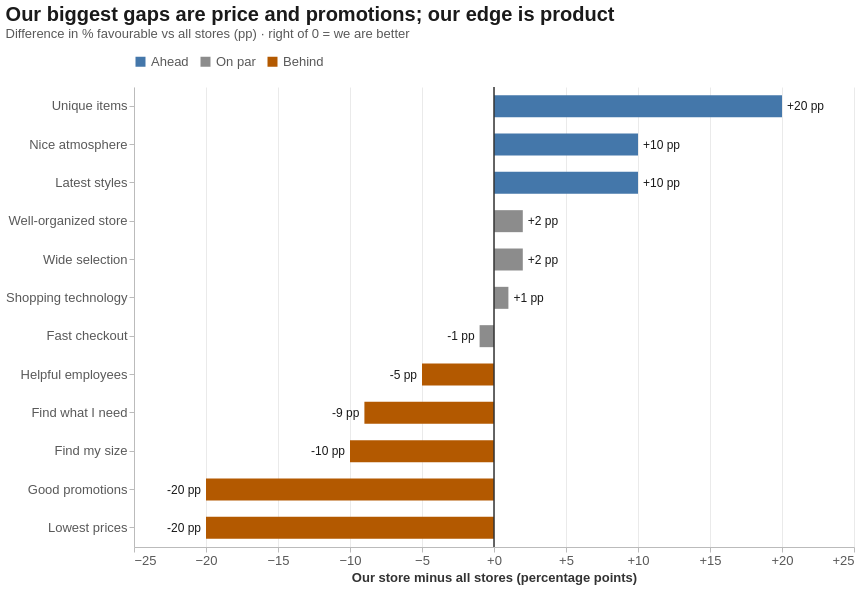

The specification (Vega-Lite) saved for this image:
### Vega-Lite specification from a JSON file in a GitHub repository (floating-point values rounded to 4 significant figures)
{"config": {"view": {"continuousWidth": 300, "continuousHeight": 300, "strokeWidth": 0}, "axis": {"domainColor": "#BBBBBB", "gridColor": "#DDDDDD", "gridOpacity": 0.6, "labelColor": "#595959", "labelFontSize": 13, "labelLimit": 260, "tickColor": "#BBBBBB", "titleColor": "#333333", "titleFontSize": 13}, "font": "Arial, Liberation Sans, Helvetica, sans-serif", "legend": {"labelColor": "#595959", "labelFontSize": 13, "labelLimit": 260, "orient": "top", "titleColor": "#333333", "titleFontSize": 13}, "title": {"anchor": "start", "color": "#1A1A1A", "fontSize": 20, "fontWeight": 600, "offset": 14, "subtitleColor": "#595959", "subtitleFontSize": 13}}, "layer": [{"data": {"name": "data-88696b2f0491eb5209e8410548695729"}, "mark": {"type": "bar", "height": 22}, "encoding": {"color": {"field": "status", "scale": {"domain": ["Ahead", "On par", "Behind"], "range": ["#4477AA", "#8C8C8C", "#B35900"]}, "sort": ["Ahead", "On par", "Behind"], "title": null, "type": "nominal"}, "tooltip": [{"field": "attribute_full", "title": "Attribute", "type": "nominal"}, {"field": "gap_text", "title": "Gap", "type": "nominal"}, {"field": "our", "format": ".0%", "title": "Our store", "type": "quantitative"}, {"field": "all_stores", "format": ".0%", "title": "All stores", "type": "quantitative"}], "x": {"axis": {"format": "+d", "values": [-25, -20, -15, -10, -5, 0, 5, 10, 15, 20, 25]}, "field": "gap_pp", "scale": {"domain": [-25, 25]}, "title": "Our store minus all stores (percentage points)", "type": "quantitative"}, "y": {"field": "label", "sort": ["Unique items", "Nice atmosphere", "Latest styles", "Well-organized store", "Wide selection", "Shopping technology", "Fast checkout", "Helpful employees", "Find what I need", "Find my size", "Good promotions", "Lowest prices"], "title": null, "type": "nominal"}}}, {"data": {"name": "data-d285a7403ed98ae579761d64a864032b"}, "mark": {"type": "rule", "color": "#333333", "strokeWidth": 1.5}, "encoding": {"x": {"field": "x", "type": "quantitative"}}}, {"data": {"name": "data-88696b2f0491eb5209e8410548695729"}, "mark": {"type": "text", "align": "left", "color": "#1A1A1A", "dx": 5, "fontSize": 12}, "encoding": {"text": {"field": "gap_text", "type": "nominal"}, "tooltip": [{"field": "attribute_full", "title": "Attribute", "type": "nominal"}, {"field": "gap_text", "title": "Gap", "type": "nominal"}, {"field": "our", "format": ".0%", "title": "Our store", "type": "quantitative"}, {"field": "all_stores", "format": ".0%", "title": "All stores", "type": "quantitative"}], "x": {"axis": {"format": "+d", "values": [-25, -20, -15, -10, -5, 0, 5, 10, 15, 20, 25]}, "field": "gap_pp", "scale": {"domain": [-25, 25]}, "title": "Our store minus all stores (percentage points)", "type": "quantitative"}, "y": {"field": "label", "sort": ["Unique items", "Nice atmosphere", "Latest styles", "Well-organized store", "Wide selection", "Shopping technology", "Fast checkout", "Helpful employees", "Find what I need", "Find my size", "Good promotions", "Lowest prices"], "title": null, "type": "nominal"}}, "transform": [{"filter": "datum.gap_pp >= 0"}]}, {"data": {"name": "data-88696b2f0491eb5209e8410548695729"}, "mark": {"type": "text", "align": "right", "color": "#1A1A1A", "dx": -5, "fontSize": 12}, "encoding": {"text": {"field": "gap_text", "type": "nominal"}, "tooltip": [{"field": "attribute_full", "title": "Attribute", "type": "nominal"}, {"field": "gap_text", "title": "Gap", "type": "nominal"}, {"field": "our", "format": ".0%", "title": "Our store", "type": "quantitative"}, {"field": "all_stores", "format": ".0%", "title": "All stores", "type": "quantitative"}], "x": {"axis": {"format": "+d", "values": [-25, -20, -15, -10, -5, 0, 5, 10, 15, 20, 25]}, "field": "gap_pp", "scale": {"domain": [-25, 25]}, "title": "Our store minus all stores (percentage points)", "type": "quantitative"}, "y": {"field": "label", "sort": ["Unique items", "Nice atmosphere", "Latest styles", "Well-organized store", "Wide selection", "Shopping technology", "Fast checkout", "Helpful employees", "Find what I need", "Find my size", "Good promotions", "Lowest prices"], "title": null, "type": "nominal"}}, "transform": [{"filter": "datum.gap_pp < 0"}]}], "height": 460, "title": {"text": "Our biggest gaps are price and promotions; our edge is product", "subtitle": "Difference in % favourable vs all stores (pp) · right of 0 = we are better"}, "width": 720, "$schema": "https://vega.github.io/schema/vega-lite/v6.4.1.json", "datasets": {"data-88696b2f0491eb5209e8410548695729": [{"attribute": "The store is well-organized.", "our": 0.4, "all_stores": 0.38, "attribute_full": "The store is well-organized.", "label": "Well-organized store", "theme": "Store experience", "gap_pp": 2.0, "status": "On par", "gap_text": "+2 pp"}, {"attribute": "Fast and easy checkout.", "our": 0.33, "all_stores": 0.34, "attribute_full": "Fast and easy checkout.", "label": "Fast checkout", "theme": "Service", "gap_pp": -1.0, "status": "On par", "gap_text": "-1 pp"}, {"attribute": "Friendly and helpful employees.", "our": 0.45, "all_stores": 0.5, "attribute_full": "Friendly and helpful employees.", "label": "Helpful employees", "theme": "Service", "gap_pp": -5.0, "status": "Behind", "gap_text": "-5 pp"}, {"attribute": "Good promotions.", "our": 0.45, "all_stores": 0.65, "attribute_full": "Good promotions.", "label": "Good promotions", "theme": "Price & promotions", "gap_pp": -20.0, "status": "Behind", "gap_text": "-20 pp"}, {"attribute": "I can find what I'm looking for.", "our": 0.46, "all_stores": 0.55, "attribute_full": "I can find what I'm looking for.", "label": "Find what I need", "theme": "Service", "gap_pp": -9.0, "status": "Behind", "gap_text": "-9 pp"}, {"attribute": "I can find the size I need.", "our": 0.39, "all_stores": 0.49, "attribute_full": "I can find the size I need.", "label": "Find my size", "theme": "Assortment", "gap_pp": -10.0, "status": "Behind", "gap_text": "-10 pp"}, {"attribute": "A nice atmosphere.", "our": 0.8, "all_stores": 0.7, "attribute_full": "A nice atmosphere.", "label": "Nice atmosphere", "theme": "Store experience", "gap_pp": 10.0, "status": "Ahead", "gap_text": "+10 pp"}, {"attribute": "Latest technology for easy shopping.", "our": 0.35, "all_stores": 0.34, "attribute_full": "Latest technology for easy shopping.", "label": "Shopping technology", "theme": "Store experience", "gap_pp": 1.0, "status": "On par", "gap_text": "+1 pp"}, {"attribute": "Lowest sales prices.", "our": 0.4, "all_stores": 0.6, "attribute_full": "Lowest sales prices.", "label": "Lowest prices", "theme": "Price & promotions", "gap_pp": -20.0, "status": "Behind", "gap_text": "-20 pp"}, {"attribute": "A wide selection.", "our": 0.49, "all_stores": 0.47, "attribute_full": "A wide selection.", "label": "Wide selection", "theme": "Assortment", "gap_pp": 2.0, "status": "On par", "gap_text": "+2 pp"}, {"attribute": "Items I can't find elsewhere.", "our": 0.74, "all_stores": 0.54, "attribute_full": "Items I can't find elsewhere.", "label": "Unique items", "theme": "Assortment", "gap_pp": 20.0, "status": "Ahead", "gap_text": "+20 pp"}, {"attribute": "The latest styles.", "our": 0.65, "all_stores": 0.55, "attribute_full": "The latest styles.", "label": "Latest styles", "theme": "Assortment", "gap_pp": 10.0, "status": "Ahead", "gap_text": "+10 pp"}], "data-d285a7403ed98ae579761d64a864032b": [{"x": 0}]}}
